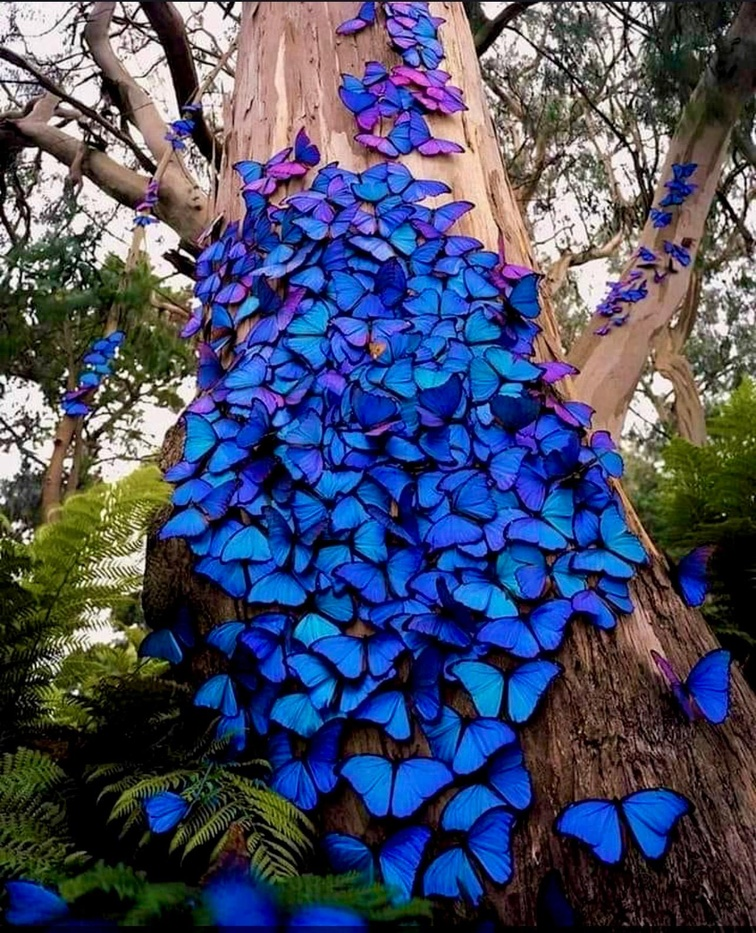
#> input picture assignments/assignment3/Butterflies.jpg, 756 x 933 px, shrunk from 1284 x 1584 before the run, found by its file name
$ python Example.py   (older library calls are emulated)
#> lines starting #> are read from the running program, lines starting #| are printed output that depends on the picture
### utils/image_processing.py
import cv2
import numpy as np
import matplotlib
import matplotlib.pyplot as plt
from enum import Enum, auto
from typing import Dict

def read_images(image_paths: list) -> Dict[str, np.ndarray]:
    """
        Reads image files from a list of file path locations using OpenCV.

        Parameters:
            - image_paths (List[str]): A list of file paths pointing to the image files to be processed.
        Returns:
            - Dict[str, np.ndarray]: A dictionary where the key is the image name (without extension) and the value is the image data as a NumPy array.

    """

    if image_paths is None:
        raise ValueError("The list of image filepaths is empty. ")

    images = {}
    image_count = 0
    for path in image_paths:
        if path is None:
            continue
        image_name = path.split("/")[-1].split(".")[0]
        # image_name = "Original_"+image_name
        images[image_name] = cv2.imread(path)
        image_count += 1
        # Convert and save the colored image as grayscale as well in the dictionary.
        if len(images[image_name].shape) == 3:
            images["GS_"+image_name] = cv2.cvtColor(images[image_name], cv2.COLOR_BGR2GRAY)

    print(f" Total images loaded = {image_count} out of {len(image_paths)}")
    return images

def plot_images(images: Dict[str, np.ndarray], outputfile: str, title: str = "") -> None:
    """
    Display the images with the given title.

    Parameters:
        - images (Dict[str, np.ndarray]) : Dictionary of images to plot
        - title (str)                    : Text to display as title of the plot
        - outputfile(str)                : The output file path.
    """

    if images is None:
        raise ValueError(f"ERROR: Images not available.")

    if len(images) > 1:
        num_cols = 2
    else:
        num_cols = 1
    num_rows = (len(images) + num_cols - 1) // num_cols

    plt.figure(figsize = (10, 5 * num_rows))

    for i, (key, image) in enumerate(images.items()):
        plt.subplot(num_rows, num_cols, i+1)

        if len(image.shape) == 3:
            plt.imshow(cv2.cvtColor(image, cv2.COLOR_BGR2RGB))

        else:
            plt.imshow(image, cmap = "gray")

        plt.axis("on")
        plt.title(key, fontsize = 10)

    plt.suptitle(title, fontsize = 10)
    plt.tight_layout(rect = [0, 0, 1, 0.95])
    plt.savefig(outputfile)
    plt.show()

# [89 lines left out: functions save_images, subtract_images, normalize_image, not called in this run]

### assignments/Example.py
"""
Assignment 3: Advanced Image Processing Techniques

This module implements various advanced image processing techniques, allowing users to work with multiple images at once by passing a dictionary of images.

- Histogram Equalization: Enhance the contrast of an image by equalizing its intensity histogram.
- Local Histogram Enhancement: Apply local contrast enhancement using different window sizes to optimize the result.
- Filtering: Perform filtering on images using filters such as Prewitt, Sobel, Point, and Blurring.
- Custom Filtering Function: Implement a pixel-by-pixel filtering method (for advanced students).
- Bit Plane Splicing: Analyze the frequency distribution of pixel intensities by splitting the image into its bit planes.
- Image Reconstruction from Bit Planes: Reconstruct the original image by progressively adding the most significant bit planes.

Each method processes a dictionary of images, where each key is the image name and the value is a NumPy array representing the image.
This allows users to perform operations on multiple images if desired.

Usage:
Import this module and call the relevant method for the desired image operations on a dictionary of images.
"""


import cv2
import numpy as np
import matplotlib
import matplotlib.pyplot as plt
from enum import Enum, auto
from typing import Dict
import utils.image_processing as utils

# [392 lines left out: functions display_histogram, histogram_equalizer, create_clahe_image, apply_clahe, create_filtered_image, apply_sobel_filter and 12 more, not called in this run]


def main():
    input_image_paths = ["assignments/assignment3/Butterflies.jpg"]
    images =utils.read_images(input_image_paths)
#> images = 2 items
    gray_scale_images = dict(filter(lambda item: "GS_" in item[0],images.items()))
#> gray_scale_images = 1 item

    output_images_directory = "assignments/assignment3/Output/OutputImages/"
    output_plot_directory = "assignments/assignment3/Output/"

    # Plot images
    utils.plot_images(images, title = "Display input images", outputfile = output_plot_directory+"Input_Images.jpeg")
#> in plot_images, `num_rows = (len(images) + num_cols - 1) // num_cols`: num_rows = 1
#> the loop in plot_images, `for i, (key, image) in enumerate(images.items()):` made 2 passes
#> key on passes 1 to 2: 'Butterflies', 'GS_Butterflies'
#> in plot_images, `plt.savefig(outputfile)`:
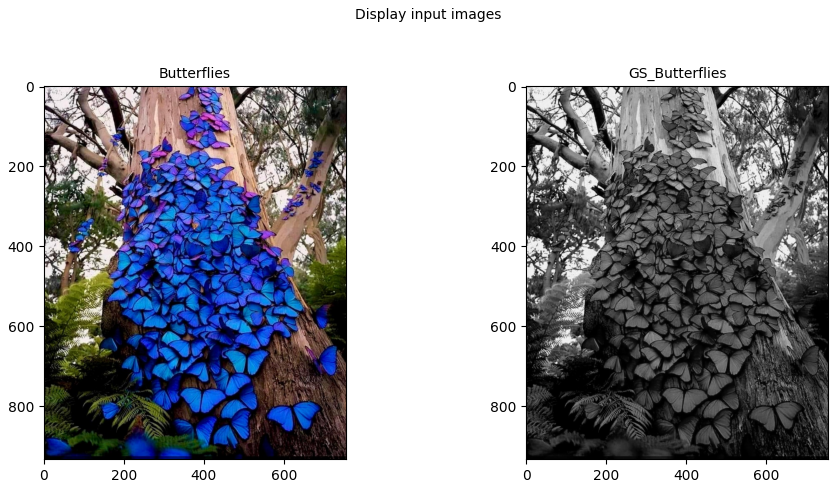
#> figure drawn by matplotlib, 2 panels


if __name__ == "__main__":
    main()

$ run again, with assignments/assignment3/Buddha.jpg copied over assignments/assignment3/Butterflies.jpg
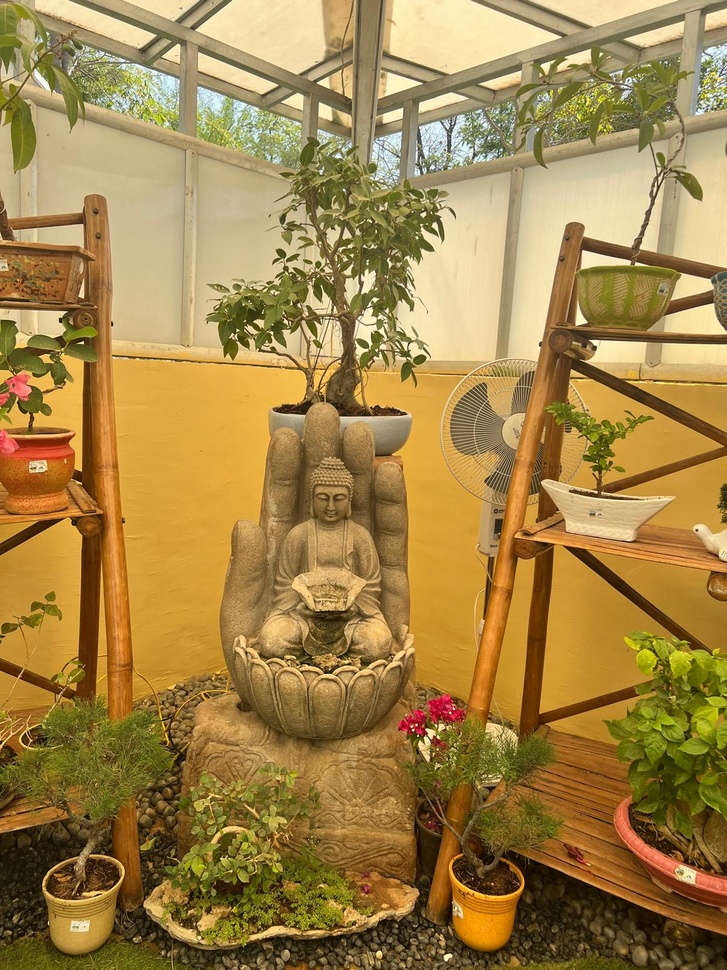
#> input picture assignments/assignment3/Buddha.jpg, 727 x 970 px, shrunk from 1200 x 1600 before the run, found by its file name
#> images = 2 items
#> gray_scale_images = 1 item
#> num_rows = 1
#> the loop in plot_images, `for i, (key, image) in enumerate(images.items()):` made 2 passes
#> key on passes 1 to 2: 'Butterflies', 'GS_Butterflies'
#> in plot_images, `plt.savefig(outputfile)`:
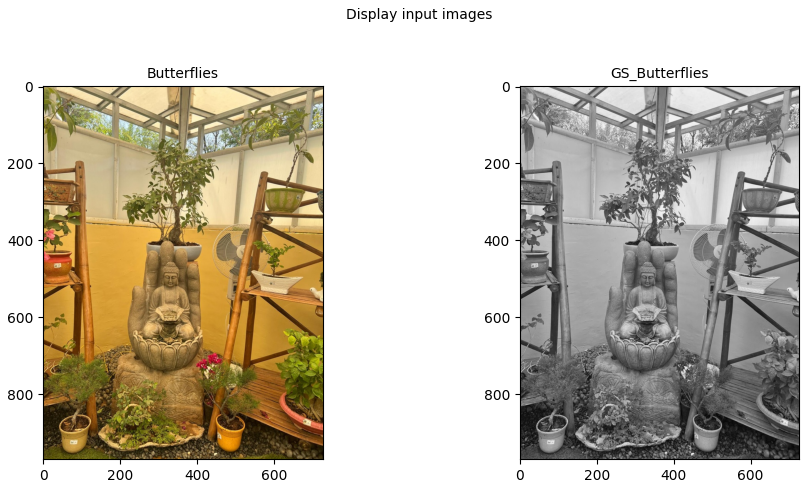
#> figure drawn by matplotlib, 2 panels

$ run again, with assignments/assignment3/Flower.jpg copied over assignments/assignment3/Butterflies.jpg
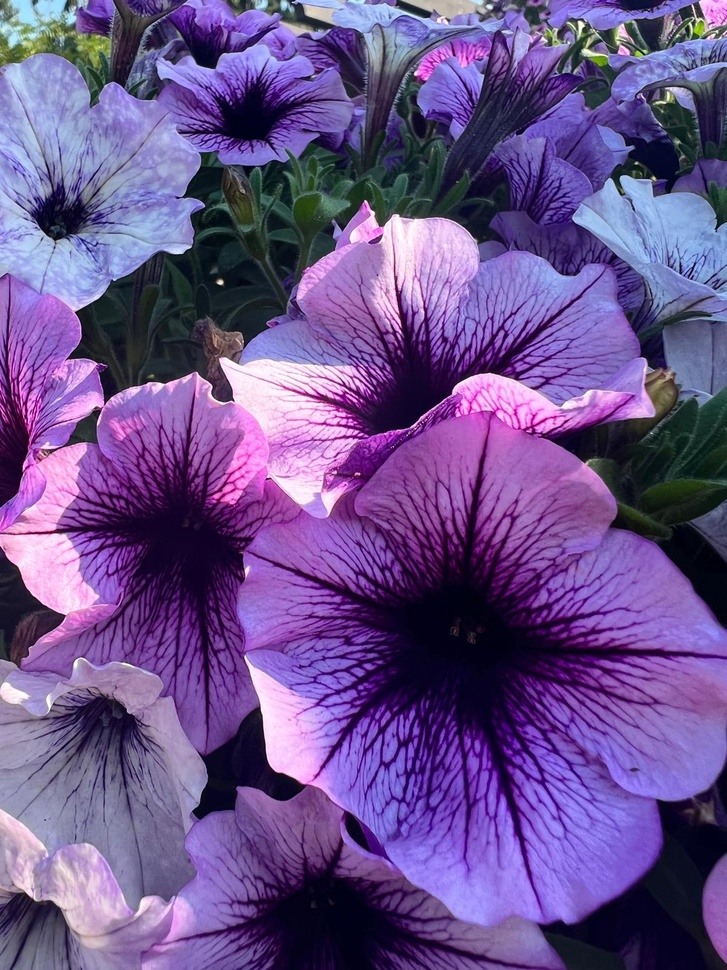
#> input picture assignments/assignment3/Flower.jpg, 727 x 970 px, shrunk from 1200 x 1600 before the run, found by its file name
#> images = 2 items
#> gray_scale_images = 1 item
#> num_rows = 1
#> the loop in plot_images, `for i, (key, image) in enumerate(images.items()):` made 2 passes
#> key on passes 1 to 2: 'Butterflies', 'GS_Butterflies'
#> in plot_images, `plt.savefig(outputfile)`:
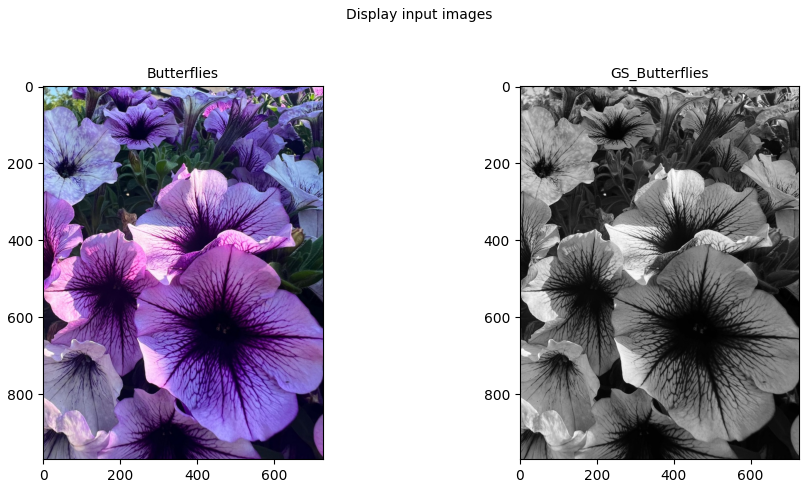
#> figure drawn by matplotlib, 2 panels

$ run again, with assignments/assignment3/KASHMIR.jpg copied over assignments/assignment3/Butterflies.jpg
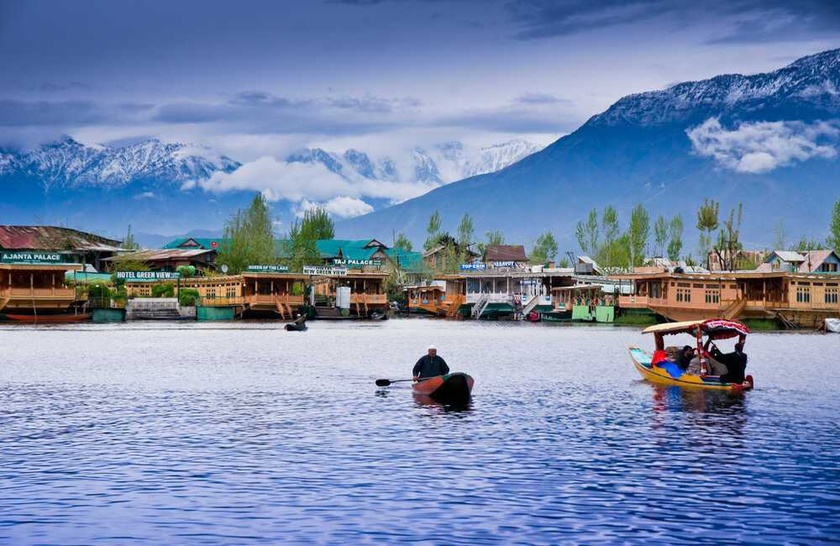
#> input picture assignments/assignment3/KASHMIR.jpg, 840 x 546 px, shrunk from 1000 x 650 before the run, found by its file name
#> images = 2 items
#> gray_scale_images = 1 item
#> num_rows = 1
#> the loop in plot_images, `for i, (key, image) in enumerate(images.items()):` made 2 passes
#> key on passes 1 to 2: 'Butterflies', 'GS_Butterflies'
#> in plot_images, `plt.savefig(outputfile)`:
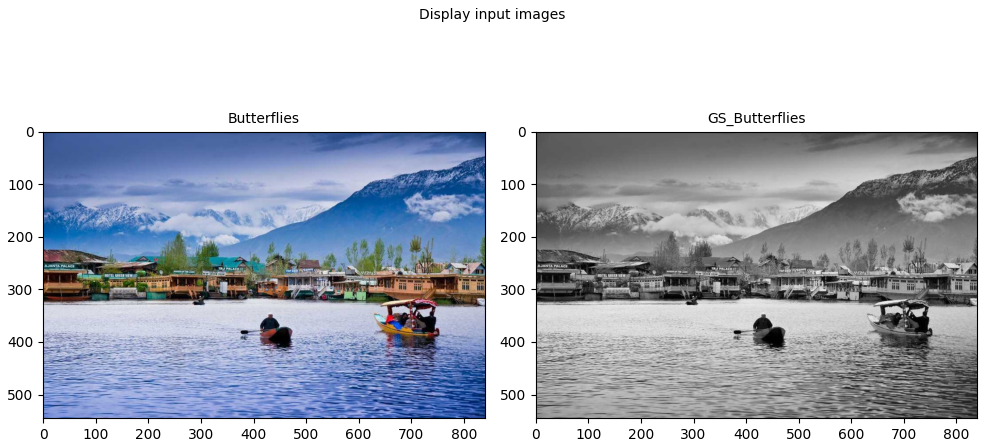
#> figure drawn by matplotlib, 2 panels
